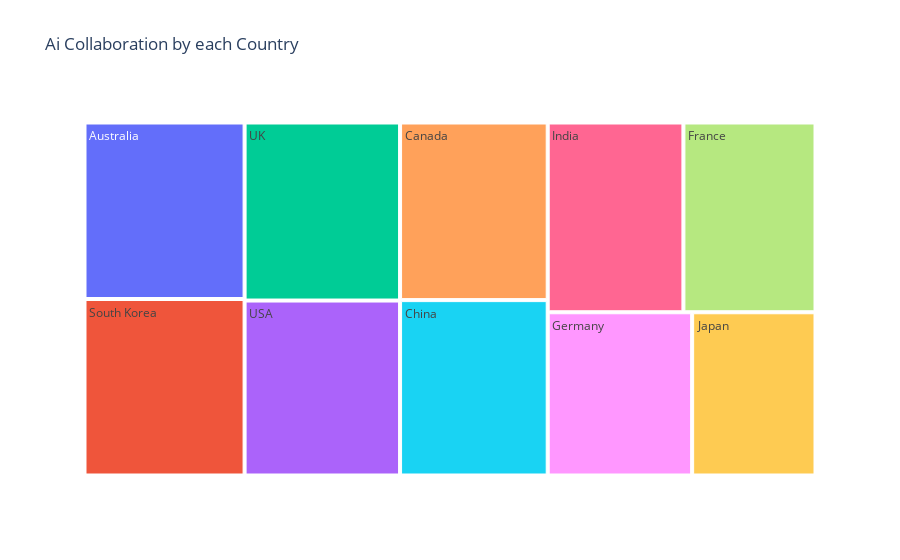

Source (notebook cell):
### Code cell
fig = px.treemap(Avg_Successful_Collabration_by_Country, path=['Country'], values='Human-AI Collaboration Rate (%)', title='Ai Collaboration by each Country')
fig.show()

### Figure 1 — Plotly figure (JSON) as saved in the notebook; plotly's stock layout.template omitted (floating-point values rounded to 4 significant figures)
{"data": [{"branchvalues": "total", "domain": {"x": [0, 1], "y": [0, 1]}, "hovertemplate": "labels=%{label}<br>Human-AI Collaboration Rate (%)=%{value}<br>parent=%{parent}<br>id=%{id}<extra></extra>", "ids": ["Australia", "Canada", "China", "France", "Germany", "India", "Japan", "South Korea", "UK", "USA"], "labels": ["Australia", "Canada", "China", "France", "Germany", "India", "Japan", "South Korea", "UK", "USA"], "name": "", "parents": ["", "", "", "", "", "", "", "", "", ""], "type": "treemap", "values": [59.48, 55.2, 54.51, 52.76, 49.63, 54.2, 42.38, 59.47, 58.27, 57.26]}], "layout": {"legend": {"tracegroupgap": 0}, "title": {"text": "Ai Collaboration by each Country"}}}
